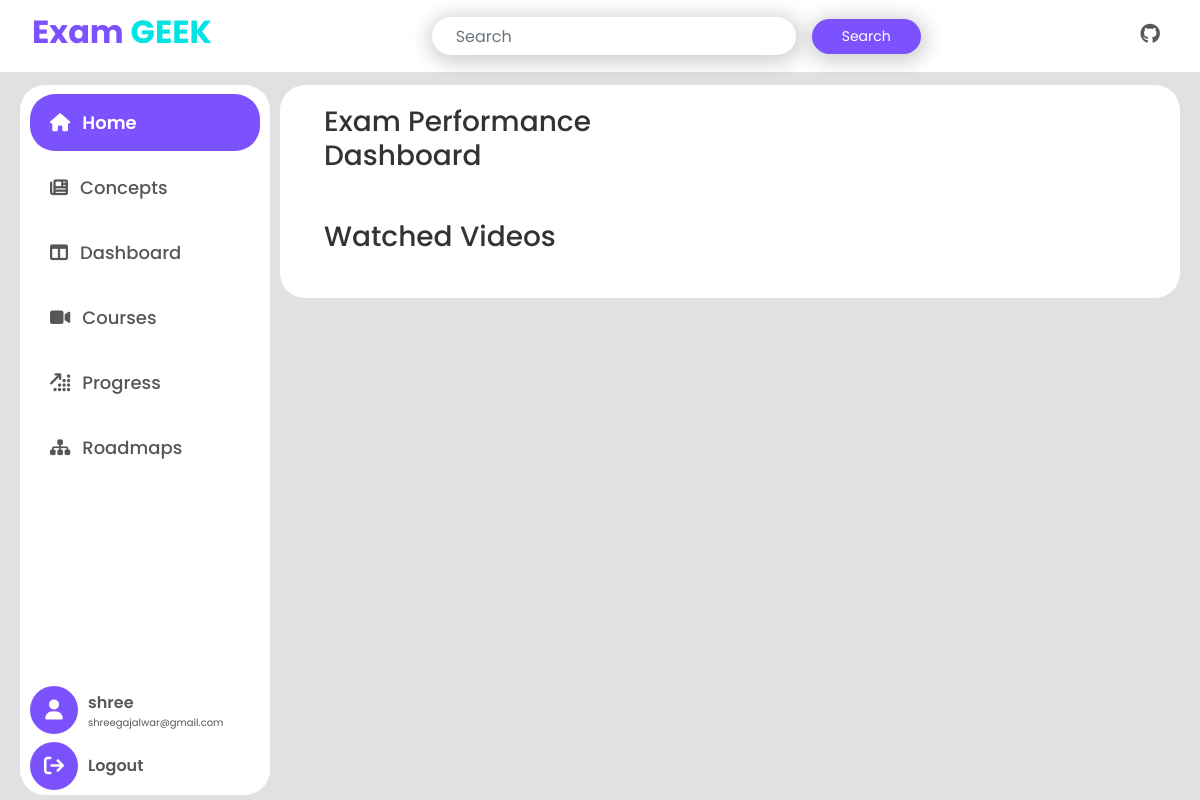
Before: /dashboard/ (signed in) with the older database file.
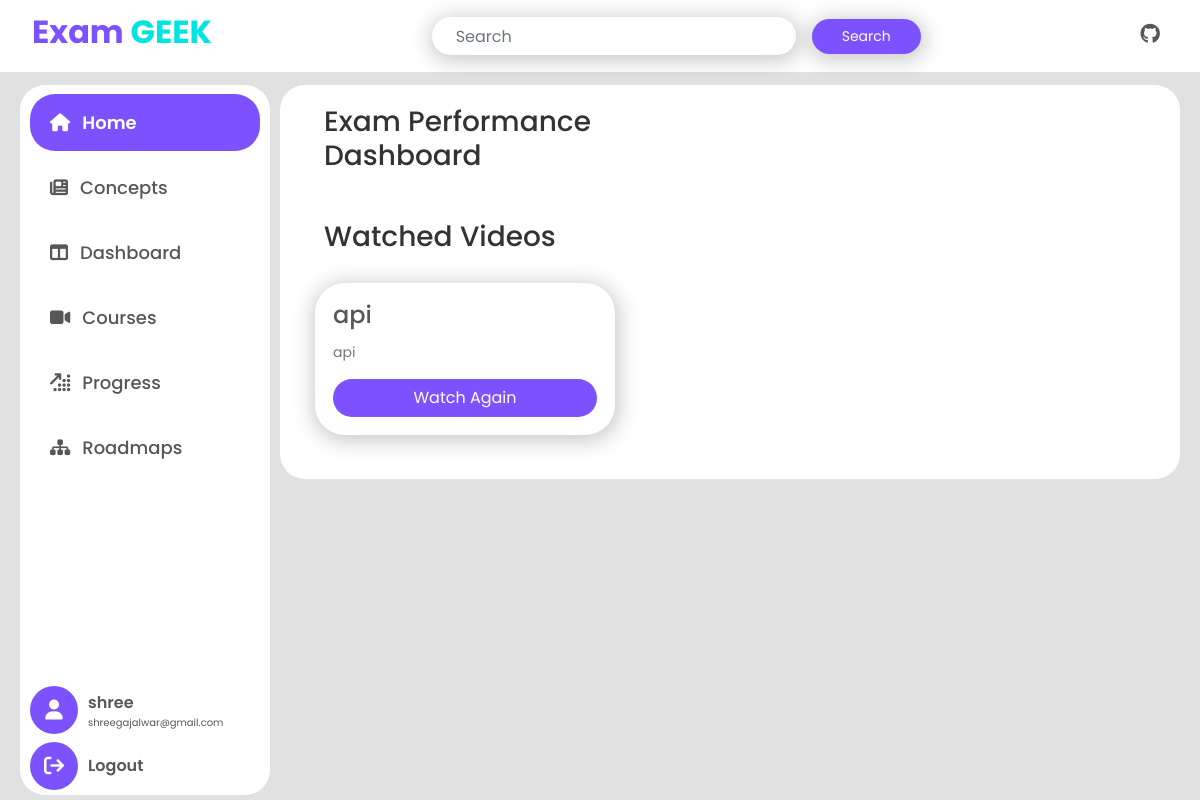
After: the same page with the newer database file.
### examapp/models.py (models this page shows)
class WatchedVideo(models.Model):
    user = models.ForeignKey(User, on_delete=models.CASCADE)
    video = models.ForeignKey(YouTubeVideo, on_delete=models.CASCADE)
    watched_at = models.DateTimeField(auto_now_add=True)

class YouTubeVideo(models.Model):
    title = models.CharField(max_length=255)
    description = models.TextField()
    url = models.URLField()
    uploaded_at = models.DateTimeField(auto_now_add=True)

### examapp/views.py (the view)
# urls.py: path('dashboard/', views.dashboard, name='dashboard'),
@login_required
def dashboard(request):
    exams = UserExam.objects.filter(user=request.user)
    watched_videos = WatchedVideo.objects.filter(user=request.user)
    exam_titles = [exam.exam.title.skill for exam in exams]
    exam_scores = [exam.score or 0 for exam in exams]
    chart_data = {
        'exam_titles': exam_titles,
        'exam_scores': exam_scores,
    }
    tup = []
    ranking = UserExam.objects.values_list('user', flat=True)
    for r in ranking:
        if tup.__contains__(r):
            continue
        else:
            tup.append(r)
    return render(request, 'examapp/dashboard.html', {
        'watched_videos': watched_videos,
        'chart_data': json.dumps(chart_data),
    })

### examapp/templates/examapp/dashboard.html (shortened to what this page needs)
{% extends 'base.html'%}
{%block content %}
    {% include 'sidebar.html'%}
    <div class="content">
        <div class="row">
            <div class="col-md-6 col-sm-12">
                <h3 class="text-left theme-heading mx-4 mb-4">Exam Performance Dashboard</h3>
            </div>
        </div>
        <div>
            <h3 class="text-left theme-heading mx-4 my-4">Watched Videos</h3>
            <div class="container">
                <div class="row">
                    {% for watched_video in watched_videos %}
                        <div class="col-md-4">
                            <div class="card mb-4 p-2">
                                <div class="card-body">
                                    <h5 class="card-title">{{ watched_video.video.title }}</h5>
                                    <p class="card-text">{{ watched_video.video.description }}</p>
                                    <a href="{{ watched_video.video.url }}" target="_blank" class="btn btn-theme">Watch Again</a>
                                </div>
                            </div>
                        </div>
                    {% endfor %}
                </div>
            </div>
        </div>
    </div>
{%endblock %}

### examapp/templates/base.html (shortened to what this page needs)
{% load static %}
<!DOCTYPE html>
<html lang="en">
<head>
    <link href="https://maxcdn.bootstrapcdn.com/bootstrap/4.5.2/css/bootstrap.min.css" rel="stylesheet">
    <link rel="stylesheet" href="https://cdnjs.cloudflare.com/ajax/libs/font-awesome/6.5.2/css/all.min.css" />
    <link rel="stylesheet" href="{% static 'examapp/style.css'%}">
    <link rel="stylesheet" href="{% static 'examapp/css/glass_notify.css'%}">
</head>
<body>
    {% include 'header.html'%}
    <div class="base-content">
        <div class="md-px-3 sm-px-0">
            {% block content %}
            {% endblock %}
        </div>
    </div>
</body>
</html>

### examapp/templates/header.html (shortened to what this page needs)
{% load static %}
<link rel="stylesheet" href="{% static 'examapp/css/animation.css' %}">
<link
rel="stylesheet"
href="https://cdnjs.cloudflare.com/ajax/libs/animate.css/4.1.1/animate.min.css"
/>
<nav class="navbar navbar-expand-lg navbar-dark base-navbar">
    <div class="px-3 d-flex justify-content-between w-100">
        <a class="navbar-brand base-navbar-brand " href="{% url 'home' %}">
            <h2 class="theme-text  bold-700"> Exam <span class="theme-text-secondary">GEEK</span> </h2>
        </a>
        <form class="form-inline search-form my-2" action="{% url 'home'%}" method="get">
            <input class="form-control base-form-control mr-sm-2 px-4" type="search" name="query" placeholder="Search" aria-label="Search">
            <input type="submit" value="Search" style="font-size: 14px;" class=" btn-theme mx-2">
        </form>
         <div class="d-flex align-items-center">
            <a href="https://github.com/ssgajalwar/examportal" target="_blank" class="grey-text mx-2" >
                <i class="fa-brands fa-github fs-20 "></i>
            </a>
         </div>
    </div>
</nav>

### examapp/templates/sidebar.html (shortened to what this page needs)
<div class="sidebar">
   <div class="d-flex flex-column side-link">
       <a class="home " data-id="home" href="{% url 'home'%}"><i class="fa-solid fa-house"></i> <span>Home</span></a>
       <a class="news " data-id="news" href="{% url 'concepts' %}"><i class="fa-solid fa-newspaper"></i><span>Concepts</span></a>
       <a class="dashboard " data-id="dashboard" href="{% url 'dashboard' %}"><i class="fa-solid fa-table-columns"></i><span>Dashboard</span></a>
       <a class="courses" data-id="courses" href="{% url 'courses'%}"><i class="fa-solid fa-video"></i><span>Courses</span></a>
       <a class="profile" data-id="profile" href="{% url 'progress'%}"> <i class="fa-solid fa-arrow-up-right-dots"></i> <span>Progress</span></a>
       <a class="roadmaps" data-id="roadmaps" href="{% url 'roadmaps'%}"><i class="fa-solid fa-sitemap"></i><span>Roadmaps</span></a>
   </div>
   <div class="d-flex flex-column ">
        <div class="sidebar-profile mb-2">
            <div class="sidebar-profile-icon">
                <i class="fa-solid fa-user"></i>
            </div>
            <div class="sidebar-profile-content">
                <span class="sidebar-profile-name">{{ user.username }}</span>
                <span class="sidebar-profile-email">{{ user.email }}</span>
            </div>
        </div>
        <div class="sidebar-logout">
            <div class="sidebar-profile-icon">
                <a class="settings" data-id="settings" href="{% url 'logout'%}"><i class="fa-solid fa-arrow-right-from-bracket"></i></a>
            </div>
            <div class="sidebar-profile-content">
                <span class="sidebar-profile-name">Logout</span>
            </div>
        </div>
   </div>
</div>

### examapp/static/examapp/style.css (style rules this page uses)
:root { --primary: #7c51fe; --secondary: #00e4e3; --background: #e1e1e1; --text-primary: #575757; --text-heading: #333333; --text-third:#cccccc; --white:#ffffff; --inactive-tab:#00e4e446; --text-medium-opacity:#808080; --background-progress:#eeeeee; --bg-tab-hover:#7c51fe94; --selected-answer:#4CAF50; --default-question-bg:#007bff; --bookmark:#fe51b6; }
body { font-family: 'Poppins', sans-serif; background-color: var(--background); color: var(--text-primary); }
a { text-decoration: none; }
.btn-theme { background: var(--primary); border-radius: 25px; padding: 7px 30px; border: none; outline: none; text-decoration: none; color: var(--white); }
.theme-heading { color: var(--text-heading); }
.theme-text { color: var(--primary); }
.theme-text-secondary { color: var(--secondary); }
.bold-700 { font-weight: 700; }
.base-navbar { background-color: var(--white); position: fixed; width: 100%; z-index: 1000; }
.base-navbar-brand { color: var(--white); }
.base-form-control { border-radius: 20px; }
.base-content { padding: 70px 20px 20px 20px; }
.navbar-brand { color: var(--white); }
.form-control { border-radius: 20px; }
.sidebar { height: calc(100vh - 90px); width: 250px; position: fixed; background-color: var(--white); padding: 5px 10px; color: var(--text-primary); border-radius: 25px; display: flex; flex-direction: column; justify-content: space-between; transition: all 0.5s; z-index: 5; }
.sidebar .side-link a { padding: 15px 20px; text-decoration: none; font-size: 18px; color: var(--text-primary); display: flex; align-items: center; gap: 12px; border-right: 5px solid transparent; transition: all 0.9s; border-radius: 25px; font-weight: 500; margin: 4px 0px; cursor: pointer; }
.sidebar .side-link a.active { background-color: var(--primary); color: var(--white); font-weight: 600; }
.content { margin-top: 15px; margin-left: 260px; padding: 20px; background-color: var(--white); border-radius: 25px; }
.sidebar-logout, .sidebar-profile { display: flex; gap: 10px; }
.sidebar-profile-icon { display: flex; justify-content: center; align-items: center; height: 3rem; width: 3rem; background-color: var(--primary); color: var(--white); font-size: 20px; border-radius: 50%; }
.sidebar-profile-icon a { color: var(--white); cursor: pointer; }
.sidebar-profile-content { display: flex; flex-direction: column; align-items: flex-start; justify-content: center; }
.sidebar-profile-name { font-size: 16px; font-weight: 600; }
.sidebar-profile-email { margin-top: 0px; margin-bottom: 0px; font-size: 10px; }
input,textarea { border: none !important; border-radius: 20px !important; box-shadow: 1px 3px 20px 4px rgba(0, 0, 0, 0.2); outline: none; font-size: 15px; padding: 7px 15px; }
.fs-20 { font-size: 20px; }
.grey-text { color: var(--text-primary); }
.card { width: 300px; height: fit-content; box-shadow: 1px 3px 20px 4px rgba(0, 0, 0, 0.2); border: none; border-radius: 30px; margin: 5px 0px; }
.card-body { display: flex; flex-direction: column; justify-content: space-between; background-color: var(--white); border-radius: 30px; padding: 10px; }
.card-title { font-size: 24px; font-weight: 500; }
.card-text { font-size: 14px; color: #777; }

### examapp/static/examapp/css/glass_notify.css (style rules this page uses)
body { min-height: 100vh; }

Changed rows visible on the page:
added WatchedVideo: video "api", video.description "api"
